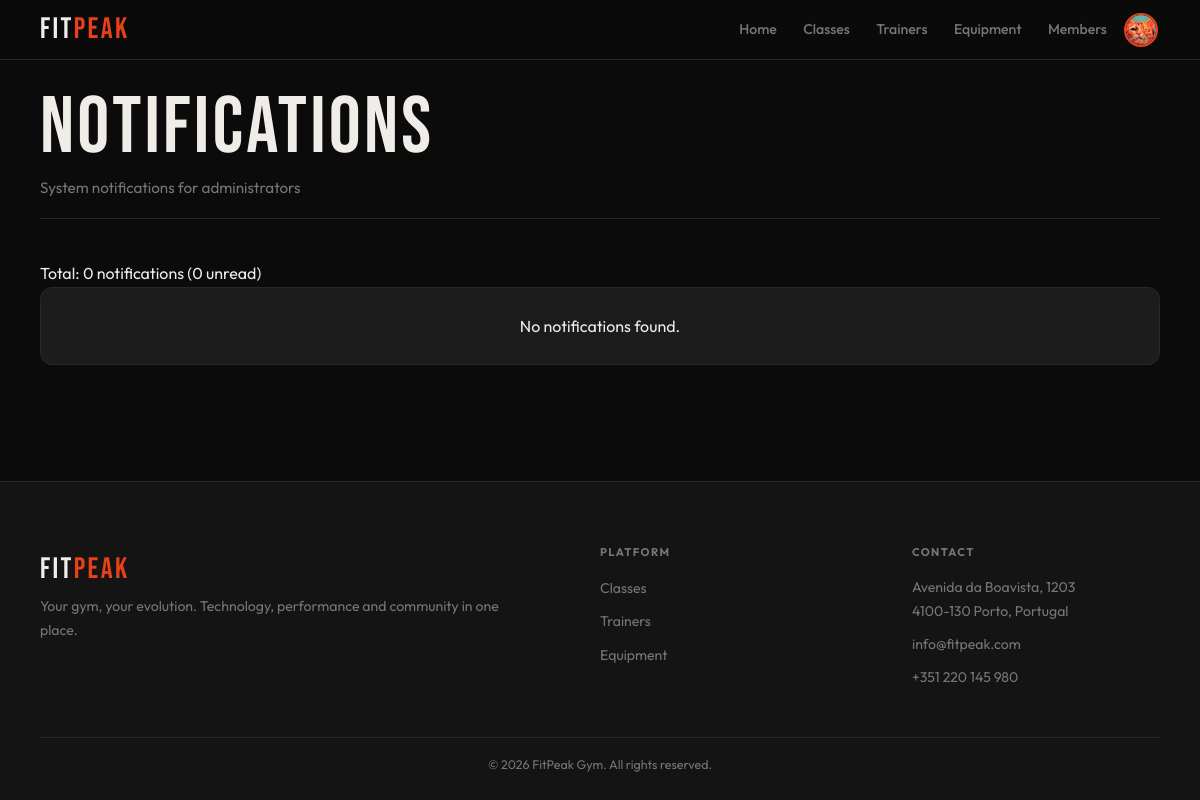
Before: /admin/notifications.php (signed in) with the older database file.
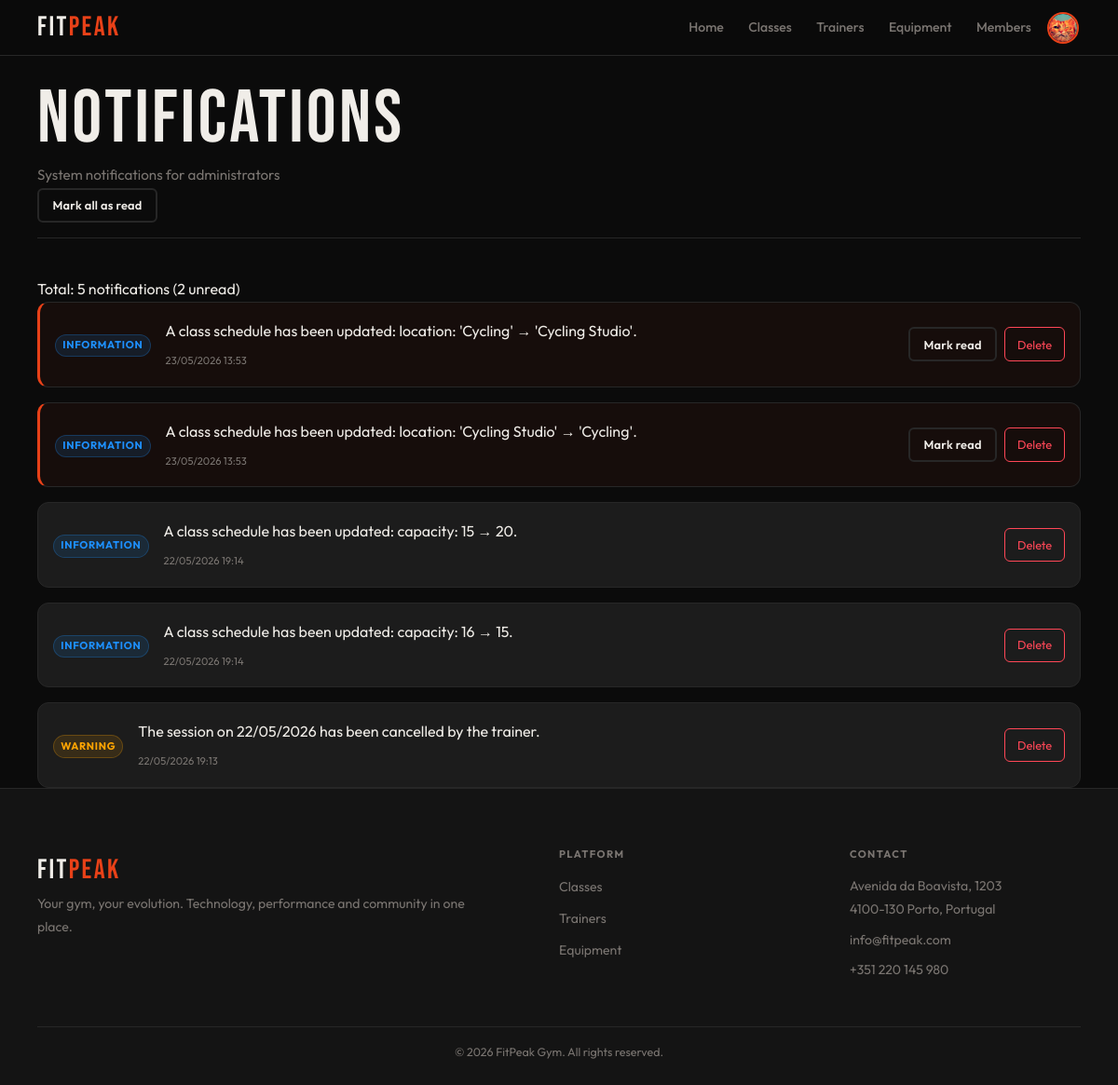
After: the same page with the newer database file.
### tables this page shows
CREATE TABLE notifications (
    id INTEGER PRIMARY KEY AUTOINCREMENT,
    user_id INTEGER NOT NULL,
    message TEXT NOT NULL,
    notification_type_id INTEGER NOT NULL,
    read_at DATETIME DEFAULT NULL,
    created_at DATETIME DEFAULT CURRENT_TIMESTAMP, type TEXT DEFAULT 'info',
    FOREIGN KEY(user_id) REFERENCES users(id) ON DELETE CASCADE,
    FOREIGN KEY(notification_type_id) REFERENCES notification_types(id)
);

CREATE TABLE notification_types (
    id INTEGER PRIMARY KEY AUTOINCREMENT,
    name TEXT UNIQUE NOT NULL,
    label TEXT NOT NULL,
    css_class TEXT DEFAULT 'info',
    active INTEGER NOT NULL DEFAULT 1
);

### db/notifications.php (called while the page is built, shortened)
<?php
function getNotificationsForUser($pdo, $userId, $limit = 50, $offset = 0) {
    $stmt = $pdo->prepare("
        SELECT n.*, nt.label as type_label, nt.css_class
        FROM notifications n
        JOIN notification_types nt ON n.notification_type_id = nt.id
        WHERE n.user_id = ?
        ORDER BY n.created_at DESC
        LIMIT ? OFFSET ?
    ");
    $stmt->execute([$userId, $limit, $offset]);
    return $stmt->fetchAll(PDO::FETCH_ASSOC);
}
function getUnreadCountForUser($pdo, $userId) {
    $stmt = $pdo->prepare("SELECT COUNT(*) FROM notifications WHERE user_id = ? AND read_at IS NULL");
    $stmt->execute([$userId]);
    return (int)$stmt->fetchColumn();
}

### template/notifications.php (the view)
<?php
function output_notifications_list($notifications) {
    if (empty($notifications)) {
        echo '<div class="card"><div class="card-body center-text"><p>No notifications found.</p></div></div>';
        return;
    }
    ?>
    <div class="notifications-list">
        <?php foreach ($notifications as $notif): ?>
            <div class="notification-item <?= $notif['read_at'] ? 'read' : 'unread' ?>" data-id="<?= $notif['id'] ?>">
                <div class="notification-icon">
                    <span class="badge badge-<?= htmlspecialchars($notif['css_class']) ?>">
                        <?= htmlspecialchars($notif['type_label']) ?>
                    </span>
                </div>
                <div class="notification-content">
                    <p><?= htmlspecialchars($notif['message']) ?></p>
                    <small class="notification-date"><?= date('d/m/Y H:i', strtotime($notif['created_at'])) ?></small>
                </div>
                <div class="notification-actions">
                    <?php if (!$notif['read_at']): ?>
                        <button class="mark-read-btn secondary-button btn-sm" data-id="<?= $notif['id'] ?>">Mark read</button>
                    <?php endif; ?>
                    <button class="delete-notif-btn danger-button btn-sm" data-id="<?= $notif['id'] ?>">Delete</button>
                </div>
            </div>
        <?php endforeach; ?>
    </div>
    <?php
}

### includes/header.php (shortened to what this page needs)
<?php
if (!function_exists('output_header')) {
    function output_header($pageCss) {
        $loggedIn = isset($_SESSION['user_id']);
        $userName = $_SESSION['user_name'] ?? '';
        $userRole = $_SESSION['role'] ?? '';
        $userPhoto = $_SESSION['user_photo'] ?? null;
        $userIsAdmin = !empty($_SESSION['is_admin']) || $userRole === 'admin';
        $currentPath = $_SERVER['PHP_SELF'] ?? '';
        $isAdminArea = strpos($currentPath, '/admin/') !== false;
        $avatarHtml = '';
        if ($loggedIn) {
            $initial = strtoupper(substr($userName, 0, 1));
            if (!empty($userPhoto)) {
                $avatarHtml = '<img src="' . htmlspecialchars($userPhoto) . '" alt="' . htmlspecialchars($userName) . '" class="avatar-img">';
            } else {
                $avatarHtml = '<span class="avatar-initial">' . htmlspecialchars($initial) . '</span>';
            }
        }
        if ($loggedIn && $isAdminArea && $userIsAdmin) {
            $headerArea = 'admin';
        } elseif ($loggedIn && $userRole === 'member') {
            $headerArea = 'member';
        } elseif ($loggedIn && $userRole === 'trainer') {
            $headerArea = 'trainer';
        } elseif ($loggedIn && $userRole === 'admin') {
            $headerArea = 'admin';
        } else {
            $headerArea = 'public';
        }
        if ($headerArea === 'member') {
            $logoLink = '../member/dashboard.php';
            $profileLink = '../member/profile.php';
        } elseif ($headerArea === 'trainer') {
            $logoLink = '../trainer/dashboard.php';
            $profileLink = '../trainer/profile.php';
        } elseif ($headerArea === 'admin') {
            $logoLink = '../admin/dashboard.php';
            $profileLink = '../admin/profile.php';
        } else {
            $logoLink = '../index.php';
            $profileLink = '../pages/login.php';
        }
?>
<!DOCTYPE html>
<html lang="en">
<head>
    <link rel="stylesheet" href="../css/base.css">
    <link rel="stylesheet" href="../css/components.css">
    <link rel="stylesheet" href="../css/pages/<?= htmlspecialchars($pageCss) ?>">
</head>
<body>
<header>
    <nav class="navbar" aria-label="Main navigation">
        <a href="<?= htmlspecialchars($logoLink) ?>" class="logo">FIT<span>PEAK</span></a>
        <ul class="nav-menu">
            <?php if ($headerArea === 'member'): ?>
                <li><a href="../member/dashboard.php">Home</a></li>
                <li><a href="../member/classes.php">Classes</a></li>
                <li><a href="../member/trainers.php">Trainers</a></li>
                <li><a href="../member/equipment.php">Equipment</a></li>
                <?php if ($userIsAdmin): ?>
                    <li><a href="../pages/choose_area.php" class="nav-login">Switch Area</a></li>
                <?php endif; ?>
                <li class="nav-avatar">
                    <a href="../member/profile.php" class="avatar-link" title="My Profile">
                        <div class="avatar">
                            <?= $avatarHtml ?>
                        </div>
                    </a>
                </li>
            <?php elseif ($headerArea === 'admin'): ?>
                <li><a href="../admin/dashboard.php">Home</a></li>
                <li><a href="../admin/classes.php">Classes</a></li>
                <li><a href="../admin/trainers.php">Trainers</a></li>
                <li><a href="../admin/equipment.php">Equipment</a></li>
                <li><a href="../admin/members.php">Members</a></li>
                <li class="nav-avatar">
                    <a href="<?= htmlspecialchars($profileLink) ?>" class="avatar-link" title="My Profile">
                        <div class="avatar">
                            <?= $avatarHtml ?>
                        </div>
                    </a>
                </li>
            <?php endif; ?>
        </ul>
    </nav>
</header>
<?php
    }
}
?>

### admin/notifications.php (shortened to what this page needs)
<?php
require_once '../includes/header.php';
require_once '../includes/footer.php';
require_once '../includes/auth.php';
require_once '../db/notifications.php';
require_once '../template/notifications.php';
$pdo = getDatabaseConnection();
$adminId = $_SESSION['user_id'];
$notifications = getNotificationsForUser($pdo, $adminId);
$unreadCount = getUnreadCountForUser($pdo, $adminId);
output_header('notifications.css');
?>
<main class="main">
    <div class="container">
        <header class="page-header">
            <div class="page-header-row">
                <div>
                    <h1>Notifications</h1>
                    <p>System notifications for administrators</p>
                </div>
                <div class="notification-header-actions">
                    <?php if ($unreadCount > 0): ?>
                        <form method="post" style="display: inline;">
                            <button type="submit" class="secondary-button btn-sm">Mark all as read</button>
                        </form>
                    <?php endif; ?>
                </div>
            </div>
        </header>
        <div class="results-bar">
            <p class="results-count">Total: <?= count($notifications) ?> notifications (<?= $unreadCount ?> unread)</p>
        </div>
        <?php output_notifications_list($notifications); ?>
    </div>
</main>
<?php output_footer(); ?>

### includes/footer.php
<?php
function output_footer($basePath = '') { ?>
    <footer class="site-footer">
        <div class="container">
            <div class="footer-grid">
                <div class="footer-box">
                    <span class="logo">FIT<span>PEAK</span></span>
                    <p>Your gym, your evolution. Technology, performance and community in one place.</p>
                </div>
                <div class="footer-box">
                    <h3>Platform</h3>
                    <ul>
                        <li><a href="<?= $basePath ?>classes.php">Classes</a></li>
                        <li><a href="<?= $basePath ?>trainers.php">Trainers</a></li>
                        <li><a href="<?= $basePath ?>equipment.php">Equipment</a></li>
                    </ul>
                </div>
                <div class="footer-box">
                    <h3>Contact</h3>
                    <p>Avenida da Boavista, 1203<br>4100-130 Porto, Portugal</p>
                    <p>info@fitpeak.com</p>
                    <p>+351 220 145 980</p>
                </div>
            </div>
            <div class="footer-bottom">
                <p>&copy; 2026 FitPeak Gym. All rights reserved.</p>
            </div>
        </div>
    </footer>
    </body>
    </html>
<?php } ?>

### css/base.css (style rules this page uses)
:root { --bg: #0b0b0b; --surface: #141414; --card: #1c1c1c; --border: #272727; --accent: #e84118; --accent-glow: rgba(232, 65, 24, 0.28); --text: #f0ede8; --muted: #7a7571; --success: #2ed573; --warning: #ffa502; --danger: #ff4757; --info: #1e90ff; --ff-display: 'Bebas Neue', sans-serif; --ff-body: 'Outfit', sans-serif; --sp-xs: 0.25rem; --sp-sm: 0.5rem; --sp-md: 1rem; --sp-lg: clamp(1rem, 3vw, 1.5rem); --sp-xl: clamp(1.5rem, 5vw, 2.5rem); --sp-2xl: clamp(2rem, 7vw, 4rem); --nav-h: 60px; --r-sm: 6px; --r-md: 12px; --r-pill: 999px; --touch: 44px; --max-w: 1200px; --shadow-a: 0 0 24px var(--accent-glow); --t: 0.22s cubic-bezier(0.4, 0, 0.2, 1); }
*, *::before, *::after { box-sizing: border-box; margin: 0; padding: 0; }
html { font-size: 16px; scroll-behavior: smooth; -webkit-text-size-adjust: 100%; }
body { font-family: var(--ff-body); background: var(--bg); color: var(--text); line-height: 1.6; min-height: 100dvh; display: flex; flex-direction: column; overflow-x: hidden; }
img, svg { display: block; max-width: 100%; height: auto; }
a { color: inherit; text-decoration: none; }
ul, ol { list-style: none; }
button { cursor: pointer; border: none; background: none; font: inherit; }
h1, h2, h3, h4, h5, h6 { font-family: var(--ff-display); letter-spacing: 0.04em; line-height: 1.1; font-weight: 400; }
h1 { font-size: clamp(2.2rem, 7vw, 5rem); }
h3, h4 { font-size: clamp(1rem, 2.5vw, 1.2rem); font-family: var(--ff-body); font-weight: 600; }
p { line-height: 1.75; }
.container { width: 100%; max-width: var(--max-w); margin-inline: auto; padding-inline: var(--sp-md); }
.main { flex: 1; padding-top: var(--nav-h); }
@media (min-width: 640px) { .container { padding-inline: var(--sp-lg); } }
@media (min-width: 1024px) { .container { padding-inline: var(--sp-xl); } }
.center-text { text-align: center; }

### css/pages/notifications.css (style rules this page uses)
.notifications-list { display: flex; flex-direction: column; gap: var(--sp-md); }
.notification-item { display: flex; align-items: center; justify-content: space-between; gap: var(--sp-md); background: var(--card); border: 1px solid var(--border); border-radius: var(--r-md); padding: var(--sp-md); transition: background var(--t); }
.notification-item.unread { background: rgba(232, 65, 24, 0.05); border-left: 3px solid var(--accent); }
.notification-icon { flex-shrink: 0; }
.notification-content { flex: 1; }
.notification-content p { margin-bottom: var(--sp-xs); }
.notification-date { font-size: 0.7rem; color: var(--muted); }
.notification-actions { display: flex; gap: var(--sp-sm); flex-shrink: 0; }
.danger-button { background: transparent; border: 1px solid var(--danger); color: var(--danger); padding: 0.3rem 0.8rem; border-radius: var(--r-sm); cursor: pointer; transition: all var(--t); }

Changed rows visible on the page:
added notifications: notification_type.label "INFORMATION", message "A class schedule has been updated: location: 'Cycling' → 'Cycling Studio'.", created_at "23/05/2026 13:53"
added notifications: notification_type.label "INFORMATION", message "A class schedule has been updated: location: 'Cycling Studio' → 'Cycling'.", created_at "23/05/2026 13:53"
added notifications: notification_type.label "INFORMATION", message "A class schedule has been updated: capacity: 15 → 20.", created_at "22/05/2026 19:14"
added notifications: notification_type.label "INFORMATION", message "A class schedule has been updated: capacity: 16 → 15.", created_at "22/05/2026 19:14"
added notifications: notification_type.label "WARNING", message "The session on 22/05/2026 has been cancelled by the trainer.", created_at "22/05/2026 19:13"
Other visible differences:
count($notifications): "0" → "5"
$unreadCount: "0" → "2"
text no longer shown: "No notifications found."
text now shown: "Mark all as read"
